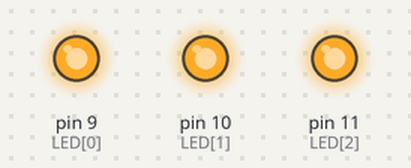
Simulated run of this sketch. Board: Arduino Uno, built with avr-gcc and run on an emulated ATmega328P. On the bench: output pins drawn as LEDs (lit = HIGH).

Above: at 0.1 s.
Timing chart, 0 to 1.6 s (numbered marks = the images above):
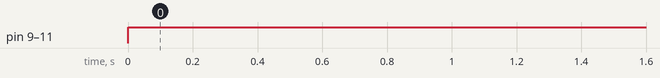

The sketch:

FuncRGB.ino
```cpp
/*
 * Curso de arduino 2017
 * Washington Santos
*/

const int LED[] = {9, 10, 11};
int i, w[3] = {255,255,255};
void RGB(int COR[]);
void setup() {
  // put your const setup code here, to run once:
  Serial.begin(9600);
  for(i = 0; i < 3; i++){
    pinMode(LED[i],OUTPUT);
  }
}

void loop() {
  // put your main code here, to run repeatedly:
  RGB(w);
}

void RGB(int COR[]){
  for(i = 0; i < 3; i++){
    analogWrite(LED[i],COR[i]);
  }
}
```

Measured:
- by itself, pin 9 (LED[0]), pin 10 (LED[1]), pin 11 (LED[2]): LOW → HIGH at 0.00 s
